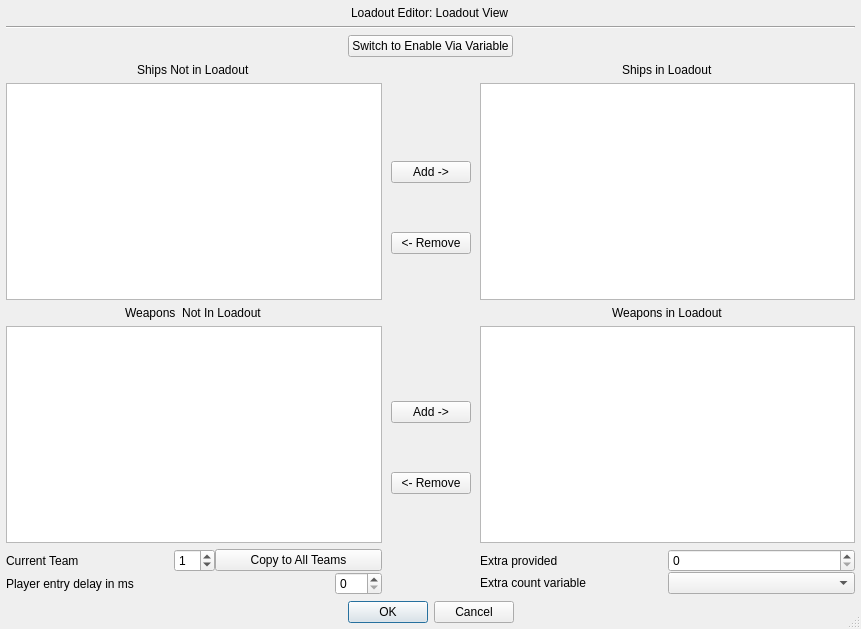
<?xml version="1.0" encoding="UTF-8"?>
<ui version="4.0">
 <class>fso::fred::dialogs::LoadoutDialog</class>
 <widget class="QDialog" name="fso::fred::dialogs::LoadoutDialog">
  <property name="enabled">
   <bool>true</bool>
  </property>
  <property name="geometry">
   <rect>
    <x>0</x>
    <y>0</y>
    <width>861</width>
    <height>629</height>
   </rect>
  </property>
  <property name="minimumSize">
   <size>
    <width>540</width>
    <height>620</height>
   </size>
  </property>
  <property name="windowTitle">
   <string>Dialog</string>
  </property>
  <property name="sizeGripEnabled">
   <bool>true</bool>
  </property>
  <property name="modal">
   <bool>true</bool>
  </property>
  <layout class="QVBoxLayout" name="mainLayout">
   <property name="leftMargin">
    <number>0</number>
   </property>
   <property name="topMargin">
    <number>0</number>
   </property>
   <property name="rightMargin">
    <number>0</number>
   </property>
   <property name="bottomMargin">
    <number>0</number>
   </property>
   <item>
    <layout class="QGridLayout" name="contentLayout">
     <property name="leftMargin">
      <number>6</number>
     </property>
     <property name="topMargin">
      <number>6</number>
     </property>
     <property name="rightMargin">
      <number>6</number>
     </property>
     <property name="bottomMargin">
      <number>6</number>
     </property>
     <property name="horizontalSpacing">
      <number>9</number>
     </property>
     <item row="18" column="1">
      <layout class="QVBoxLayout" name="verticalLayout">
       <item>
        <spacer name="verticalSpacer_3">
         <property name="orientation">
          <enum>Qt::Vertical</enum>
         </property>
         <property name="sizeType">
          <enum>QSizePolicy::MinimumExpanding</enum>
         </property>
         <property name="sizeHint" stdset="0">
          <size>
           <width>20</width>
           <height>20</height>
          </size>
         </property>
        </spacer>
       </item>
       <item>
        <spacer name="verticalSpacer_8">
         <property name="orientation">
          <enum>Qt::Vertical</enum>
         </property>
         <property name="sizeHint" stdset="0">
          <size>
           <width>20</width>
           <height>40</height>
          </size>
         </property>
        </spacer>
       </item>
       <item>
        <widget class="QPushButton" name="addShipButton">
         <property name="text">
          <string>Add -&gt;</string>
         </property>
        </widget>
       </item>
       <item>
        <spacer name="verticalSpacer_5">
         <property name="orientation">
          <enum>Qt::Vertical</enum>
         </property>
         <property name="sizeHint" stdset="0">
          <size>
           <width>20</width>
           <height>40</height>
          </size>
         </property>
        </spacer>
       </item>
       <item>
        <widget class="QPushButton" name="removeShipButton">
         <property name="text">
          <string>&lt;- Remove</string>
         </property>
        </widget>
       </item>
       <item>
        <spacer name="verticalSpacer">
         <property name="orientation">
          <enum>Qt::Vertical</enum>
         </property>
         <property name="sizeHint" stdset="0">
          <size>
           <width>20</width>
           <height>40</height>
          </size>
         </property>
        </spacer>
       </item>
       <item>
        <spacer name="verticalSpacer_7">
         <property name="orientation">
          <enum>Qt::Vertical</enum>
         </property>
         <property name="sizeHint" stdset="0">
          <size>
           <width>20</width>
           <height>40</height>
          </size>
         </property>
        </spacer>
       </item>
       <item>
        <spacer name="verticalSpacer_2">
         <property name="orientation">
          <enum>Qt::Vertical</enum>
         </property>
         <property name="sizeHint" stdset="0">
          <size>
           <width>20</width>
           <height>40</height>
          </size>
         </property>
        </spacer>
       </item>
       <item>
        <widget class="QPushButton" name="addWeaponButton">
         <property name="text">
          <string>Add -&gt;</string>
         </property>
        </widget>
       </item>
       <item>
        <spacer name="verticalSpacer_6">
         <property name="orientation">
          <enum>Qt::Vertical</enum>
         </property>
         <property name="sizeHint" stdset="0">
          <size>
           <width>20</width>
           <height>40</height>
          </size>
         </property>
        </spacer>
       </item>
       <item>
        <widget class="QPushButton" name="removeWeaponButton">
         <property name="text">
          <string>&lt;- Remove</string>
         </property>
        </widget>
       </item>
       <item>
        <spacer name="verticalSpacer_4">
         <property name="orientation">
          <enum>Qt::Vertical</enum>
         </property>
         <property name="sizeHint" stdset="0">
          <size>
           <width>20</width>
           <height>40</height>
          </size>
         </property>
        </spacer>
       </item>
      </layout>
     </item>
     <item row="2" column="0" colspan="3" alignment="Qt::AlignHCenter">
      <widget class="QLabel" name="tableVarLabel">
       <property name="text">
        <string>Loadout Editor: Loadout View</string>
       </property>
      </widget>
     </item>
     <item row="5" column="0" colspan="3">
      <layout class="QHBoxLayout" name="horizontalLayout">
       <item>
        <spacer name="switchLeftSpacer">
         <property name="orientation">
          <enum>Qt::Horizontal</enum>
         </property>
         <property name="sizeHint" stdset="0">
          <size>
           <width>40</width>
           <height>20</height>
          </size>
         </property>
        </spacer>
       </item>
       <item>
        <widget class="QPushButton" name="switchViewButton">
         <property name="text">
          <string>Switch to Enable Via Variable</string>
         </property>
        </widget>
       </item>
       <item>
        <spacer name="switchRightSpacer">
         <property name="orientation">
          <enum>Qt::Horizontal</enum>
         </property>
         <property name="sizeHint" stdset="0">
          <size>
           <width>40</width>
           <height>20</height>
          </size>
         </property>
        </spacer>
       </item>
      </layout>
     </item>
     <item row="18" column="2">
      <layout class="QVBoxLayout" name="weaponVarPoolBox">
       <property name="spacing">
        <number>6</number>
       </property>
       <property name="sizeConstraint">
        <enum>QLayout::SetMinimumSize</enum>
       </property>
       <item alignment="Qt::AlignHCenter">
        <widget class="QLabel" name="startingShipsLabel">
         <property name="text">
          <string>Ships in Loadout</string>
         </property>
        </widget>
       </item>
       <item>
        <widget class="QTableWidget" name="usedShipsList">
         <property name="minimumSize">
          <size>
           <width>0</width>
           <height>0</height>
          </size>
         </property>
         <property name="editTriggers">
          <set>QAbstractItemView::NoEditTriggers</set>
         </property>
         <property name="tabKeyNavigation">
          <bool>false</bool>
         </property>
         <property name="showDropIndicator" stdset="0">
          <bool>false</bool>
         </property>
         <property name="dragDropOverwriteMode">
          <bool>false</bool>
         </property>
         <property name="selectionMode">
          <enum>QAbstractItemView::MultiSelection</enum>
         </property>
         <property name="selectionBehavior">
          <enum>QAbstractItemView::SelectRows</enum>
         </property>
         <property name="showGrid">
          <bool>false</bool>
         </property>
         <property name="gridStyle">
          <enum>Qt::NoPen</enum>
         </property>
         <attribute name="horizontalHeaderDefaultSectionSize">
          <number>140</number>
         </attribute>
         <attribute name="verticalHeaderVisible">
          <bool>false</bool>
         </attribute>
        </widget>
       </item>
       <item alignment="Qt::AlignHCenter">
        <widget class="QLabel" name="startingWeaponsLabel">
         <property name="text">
          <string>Weapons in Loadout</string>
         </property>
        </widget>
       </item>
       <item>
        <widget class="QTableWidget" name="usedWeaponsList">
         <property name="editTriggers">
          <set>QAbstractItemView::NoEditTriggers</set>
         </property>
         <property name="showDropIndicator" stdset="0">
          <bool>false</bool>
         </property>
         <property name="selectionMode">
          <enum>QAbstractItemView::MultiSelection</enum>
         </property>
         <property name="selectionBehavior">
          <enum>QAbstractItemView::SelectRows</enum>
         </property>
         <property name="showGrid">
          <bool>false</bool>
         </property>
         <attribute name="horizontalHeaderDefaultSectionSize">
          <number>140</number>
         </attribute>
         <attribute name="verticalHeaderVisible">
          <bool>false</bool>
         </attribute>
        </widget>
       </item>
      </layout>
     </item>
     <item row="26" column="0">
      <layout class="QVBoxLayout" name="verticalLayout_2">
       <item>
        <layout class="QHBoxLayout" name="horizontalLayout_2">
         <item>
          <widget class="QLabel" name="label_3">
           <property name="text">
            <string>Current Team   </string>
           </property>
          </widget>
         </item>
         <item>
          <widget class="QSpinBox" name="currentTeamSpinbox">
           <property name="sizePolicy">
            <sizepolicy hsizetype="Fixed" vsizetype="Fixed">
             <horstretch>0</horstretch>
             <verstretch>0</verstretch>
            </sizepolicy>
           </property>
           <property name="value">
            <number>1</number>
           </property>
          </widget>
         </item>
         <item>
          <widget class="QPushButton" name="copyLoadoutToOtherTeamsButton">
           <property name="text">
            <string>Copy to All Teams</string>
           </property>
          </widget>
         </item>
        </layout>
       </item>
       <item>
        <layout class="QHBoxLayout" name="horizontalLayout_7">
         <item>
          <widget class="QLabel" name="label_13">
           <property name="minimumSize">
            <size>
             <width>91</width>
             <height>0</height>
            </size>
           </property>
           <property name="toolTip">
            <string>&lt;html&gt;&lt;head/&gt;&lt;body&gt;&lt;p&gt;This is literally a delay before the player enters the mission.&lt;/p&gt;&lt;/body&gt;&lt;/html&gt;</string>
           </property>
           <property name="whatsThis">
            <string>&lt;html&gt;&lt;head/&gt;&lt;body&gt;&lt;p&gt;This is literally a delay before the player enters the mission.  It uses a very rough 250 ms per frame (much less frequent than gameplay), so it usually better to either have the player jump in just at the start or if you need debris, to mark a ship as destroyed before the mission begins.&lt;/p&gt;&lt;/body&gt;&lt;/html&gt;</string>
           </property>
           <property name="text">
            <string>Player entry delay in ms   </string>
           </property>
          </widget>
         </item>
         <item>
          <widget class="QDoubleSpinBox" name="playerDelayDoubleSpinbox">
           <property name="sizePolicy">
            <sizepolicy hsizetype="Fixed" vsizetype="Fixed">
             <horstretch>0</horstretch>
             <verstretch>0</verstretch>
            </sizepolicy>
           </property>
           <property name="toolTip">
            <string>&lt;html&gt;&lt;head/&gt;&lt;body&gt;&lt;p&gt;This is literally a delay before the player enters the mission.&lt;/p&gt;&lt;/body&gt;&lt;/html&gt;</string>
           </property>
           <property name="whatsThis">
            <string>&lt;html&gt;&lt;head/&gt;&lt;body&gt;&lt;p&gt;This is literally a delay before the player enters the mission. It uses a very rough 250 ms per frame (much less frequent than gameplay), so it usually better to either have the player jump in just at the start or if you need debris, to mark a ship as destroyed before the mission begins.&lt;/p&gt;&lt;/body&gt;&lt;/html&gt;</string>
           </property>
           <property name="decimals">
            <number>0</number>
           </property>
          </widget>
         </item>
        </layout>
       </item>
      </layout>
     </item>
     <item row="18" column="0">
      <layout class="QVBoxLayout" name="shipVarPoolBox">
       <property name="spacing">
        <number>6</number>
       </property>
       <property name="sizeConstraint">
        <enum>QLayout::SetMinimumSize</enum>
       </property>
       <item alignment="Qt::AlignHCenter">
        <widget class="QLabel" name="listShipsNotUsedLabel">
         <property name="text">
          <string>Ships Not in Loadout</string>
         </property>
        </widget>
       </item>
       <item>
        <widget class="QListWidget" name="listShipsNotUsed">
         <property name="selectionMode">
          <enum>QAbstractItemView::MultiSelection</enum>
         </property>
        </widget>
       </item>
       <item alignment="Qt::AlignHCenter">
        <widget class="QLabel" name="listWeaponsNotUsedLabel">
         <property name="text">
          <string>Weapons  Not In Loadout</string>
         </property>
        </widget>
       </item>
       <item>
        <widget class="QListWidget" name="listWeaponsNotUsed">
         <property name="selectionMode">
          <enum>QAbstractItemView::MultiSelection</enum>
         </property>
        </widget>
       </item>
      </layout>
     </item>
     <item row="3" column="0" colspan="3">
      <widget class="Line" name="lineHigh">
       <property name="orientation">
        <enum>Qt::Horizontal</enum>
       </property>
      </widget>
     </item>
     <item row="32" column="0" colspan="3">
      <widget class="QDialogButtonBox" name="buttonBox">
       <property name="standardButtons">
        <set>QDialogButtonBox::Cancel|QDialogButtonBox::Ok</set>
       </property>
       <property name="centerButtons">
        <bool>true</bool>
       </property>
      </widget>
     </item>
     <item row="26" column="2">
      <layout class="QVBoxLayout" name="verticalLayout_4">
       <item>
        <layout class="QHBoxLayout" name="horizontalLayout_6">
         <item>
          <widget class="QLabel" name="extraItemSpinboxLabel">
           <property name="text">
            <string>Extra provided</string>
           </property>
          </widget>
         </item>
         <item>
          <widget class="QSpinBox" name="extraItemSpinbox">
           <property name="maximum">
            <number>999999999</number>
           </property>
          </widget>
         </item>
        </layout>
       </item>
       <item>
        <layout class="QHBoxLayout" name="horizontalLayout_8">
         <item>
          <widget class="QLabel" name="extraWeaponsViaVarLabel">
           <property name="text">
            <string>Extra count variable</string>
           </property>
          </widget>
         </item>
         <item>
          <widget class="QComboBox" name="extraItemsViaVariableCombo">
           <property name="editable">
            <bool>false</bool>
           </property>
           <property name="frame">
            <bool>true</bool>
           </property>
          </widget>
         </item>
        </layout>
       </item>
      </layout>
     </item>
    </layout>
   </item>
  </layout>
 </widget>
 <resources/>
 <connections>
  <connection>
   <sender>buttonBox</sender>
   <signal>accepted()</signal>
   <receiver>fso::fred::dialogs::LoadoutDialog</receiver>
   <slot>accept()</slot>
   <hints>
    <hint type="sourcelabel">
     <x>309</x>
     <y>625</y>
    </hint>
    <hint type="destinationlabel">
     <x>309</x>
     <y>321</y>
    </hint>
   </hints>
  </connection>
  <connection>
   <sender>buttonBox</sender>
   <signal>rejected()</signal>
   <receiver>fso::fred::dialogs::LoadoutDialog</receiver>
   <slot>reject()</slot>
   <hints>
    <hint type="sourcelabel">
     <x>309</x>
     <y>625</y>
    </hint>
    <hint type="destinationlabel">
     <x>309</x>
     <y>321</y>
    </hint>
   </hints>
  </connection>
 </connections>
</ui>
